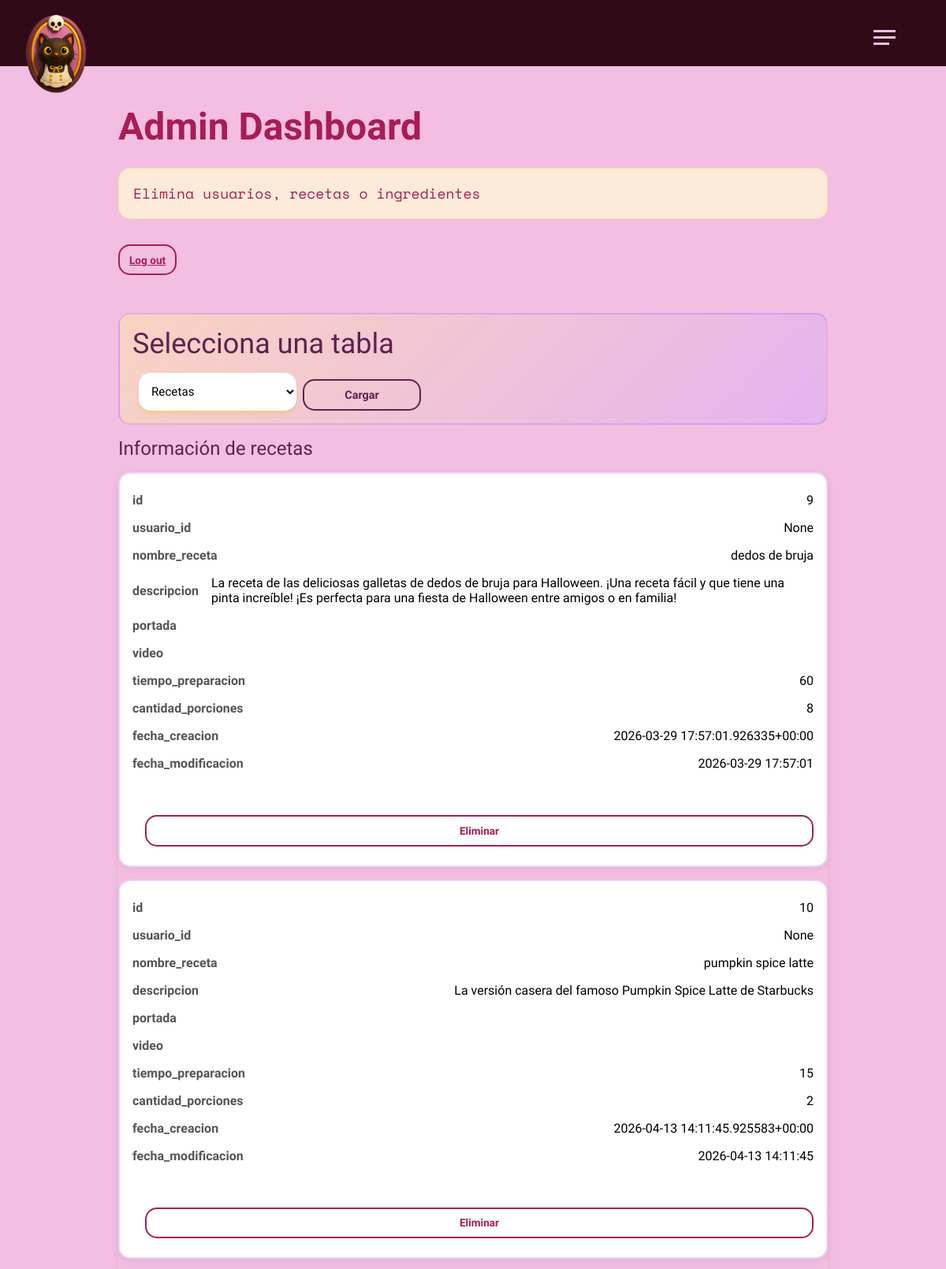
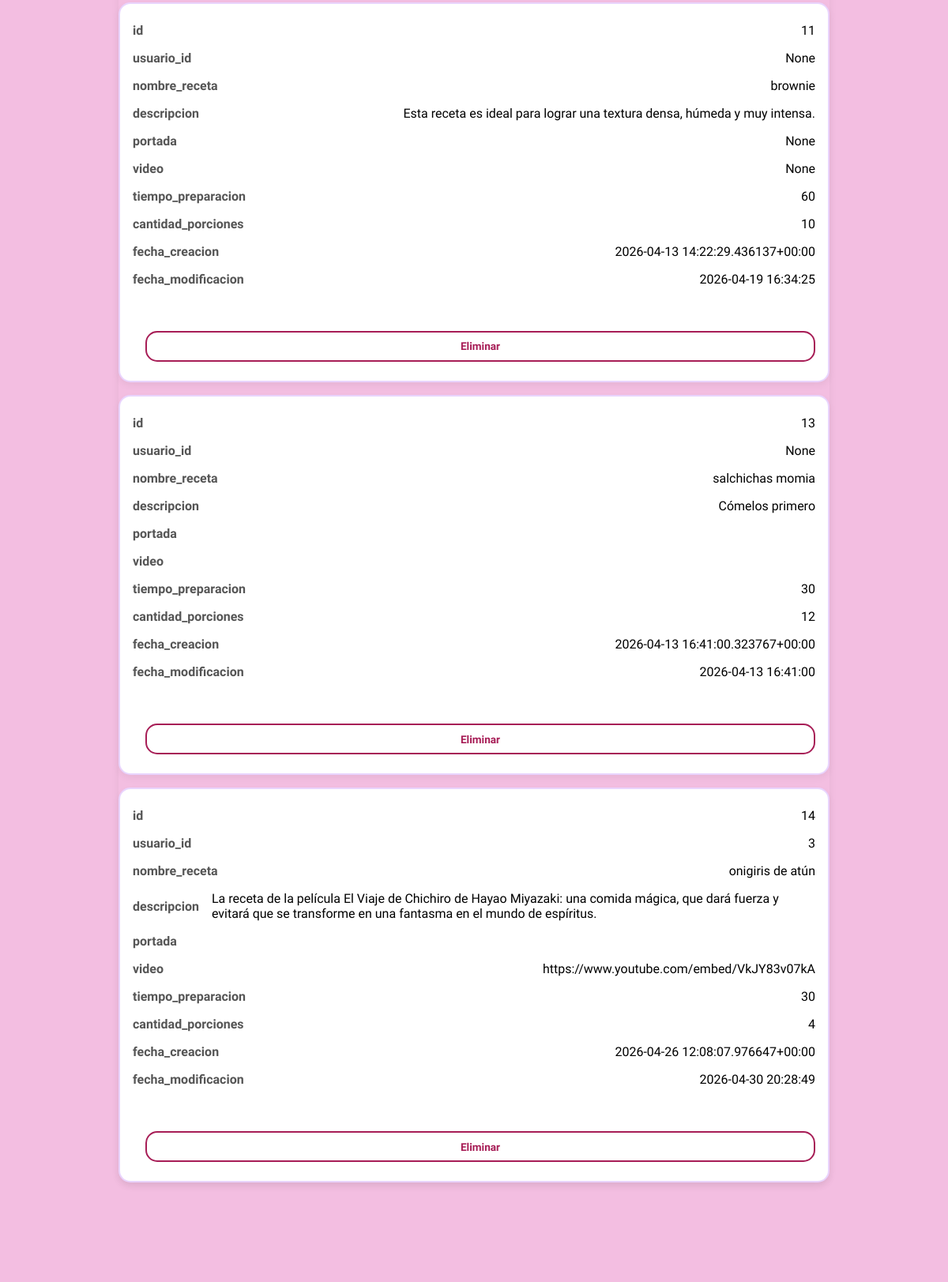
The app's page /dashboard (signed in, upper part) with its own data (2 pictures, top to bottom).
### tables this page shows
CREATE TABLE recetas (
        id INTEGER PRIMARY KEY AUTOINCREMENT,
        usuario_id INTEGER NULL,
        nombre_receta TEXT NOT NULL,
        descripcion TEXT NOT NULL 
            DEFAULT 'Nadie podría describir con palabras el sabor de este plato',
        portada TEXT,
        video TEXT,
        tiempo_preparacion INTEGER,
        cantidad_porciones INTEGER NOT NULL DEFAULT 2,
        fecha_creacion DATETIME NOT NULL,
        fecha_modificacion DATETIME NOT NULL DEFAULT CURRENT_TIMESTAMP,
        FOREIGN KEY (usuario_id)
            REFERENCES usuarios(id)
            ON DELETE SET NULL
    );

### routes/adminCrud.py (the view)
@dashboard_admin.route('/dashboard', methods=['GET','POST'])
def dashboard():
    if not session.get('admin_logged'):
        return redirect('/access')
    selected_table = request.args.get('table', 'recetas')
    if selected_table not in ALLOWED_TABLES:
        abort(400)
    try:
        with dbquery.get_connection("recetas.db") as conn:
            if selected_table == 'recetas':
                items = dbquery.get_all_recepies_info(conn)
            else:
                items = dbquery.get_all_items(selected_table, conn)
        return render_template('dashboard.html', items=items, selected_table=selected_table)
    except Exception as e:
        logger.error(f"Error loading dashboard: {e}")
        abort(500)

### app.py (called while the page is built)
@app.before_request
def load_user_from_session():
    uid = session.get("uid")
    if uid:
        g.user = {
            "uid": uid,
            "email_verified": session.get("email_verified", False)
        }
    else:
        g.user = None

### sqlite_CRUD_script.py (called while the page is built)
def create_connection(db_name: str) -> sqlite3.Connection:
    conn = sqlite3.connect(db_name)
    logger.debug('Conexión con DB establecida de forma correcta')
    return conn

def close_connection(conn):
    conn.close()
    logger.debug('Conexion con DB finalizada de forma correcta.')

@contextmanager
def get_connection(db_name: str):
    conn = create_connection(db_name)
    try:
        yield conn
    finally:
        close_connection(conn)

def make_dicts(cursor, row):
    return dict((cursor.description[idx][0], value)
                for idx, value in enumerate(row))

def get_all_recepies_info(conn):
    conn.row_factory = make_dicts
    cursor = conn.cursor()
    cursor.execute("SELECT * FROM recetas;")
    return cursor.fetchall()

### templates/dashboard.html (shortened to what this page needs)
{% extends './layout.html' %}
{% block styles %}
<link rel="stylesheet" href="{{ url_for('static', filename='styles/dashboard.css')}}">
{% endblock %}
{% block content %}
<div class="admin-page-wrapper">
  <div class="page-description-title">
    <h1 class="page__title">Admin Dashboard</h1>
    <p class="description">Elimina usuarios, recetas o ingredientes</p>
    <a href="{{ url_for('dashboard_admin.logout') }}" class="outline-button-danger">Log out</a>
  </div>
  <div class="dashboard">
    <div class="table-controls">
      <h2 class="medium-title">Selecciona una tabla</h2>
      <form action="{{ url_for('dashboard_admin.dashboard') }}" method="get">
        <select name="table" id="table">
          <option value="recetas" {% if selected_table == 'recetas' %}selected{% endif %}>Recetas</option>
        </select>
        <button type="submit" class="outline-button-neutral">Cargar</button>
      </form>
    </div>
  <h3 class="small-title">Información de {{ selected_table }}</h3>
  <div class="table-wrapper">
    {% if items %}
      <div class="table">
        <div class="tbody">
          {% for item in items %}
            <div class="tr">
              {% for column, value in item.items() %}
                <div class="td" data-label="{{ column }}">{{ value }}</div>
              {% endfor %}
              <div class="td">
                <form action="{{ url_for('dashboard_admin.delete_item', table=selected_table, item_id=item.id) }}" method="post">
                  <button type="button" class="outline-button-danger"
                    onclick="showConfirm(this.closest('form'))">Eliminar</button>
                </form>
              </div>
            </div>
          {% endfor %}
          </div>
      </div>
    {% else %}
      <p>No items found in the selected table.</p>
    {% endif %}
  </div>
  </div>
</div>
{% endblock %}

### static/styles/layout.css (style rules this page uses)
.outline-button-neutral { margin-top: 0.5rem; flex: 1 1; width: 100%; min-width: 0; padding: 0.6rem 0.75rem; background-color: transparent; color: #61204e; cursor: pointer; border-radius: 15px; outline: none; border: solid 2px #61204e; font-family: "Bai Jamjuree", sans-serif; font-weight: 600; font-size: clamp(0.9rem, 1vw, 1.1rem); display: flex; flex-direction: row; align-items: center; justify-content: center; text-align: start; transition: all 0.5s ease-in-out; }
.outline-button-danger { margin-top: 0.5rem; padding: 0.6rem 0.75rem; flex: 1 1; background-color: transparent; color: #a71d56; cursor: pointer; border-radius: 15px; outline: none; border: solid 2px #a71d56; font-family: "Bai Jamjuree", sans-serif; font-weight: 600; text-align: start; font-size: clamp(0.85rem, 0.8vw, 1rem); display: flex; flex-direction: row; align-items: center; justify-content: center; text-align: start; transition: all 0.5s ease-in-out; }
.page-description-title { display: flex; flex-direction: column; align-items: start; justify-content: center; text-align: start; gap: clamp(1rem, 2vw, 2rem); margin-bottom: clamp(1rem, 2vw, 3rem); width: 100%; }
.page-description-title .page__title { font-size: clamp(2rem, 4vw, 3rem); font-family: "Bagel Fat One"; font-weight: 700; color: #a71d56; width: 100%; }
.page-description-title .description { font-size: clamp(1rem, 1.5vw, 1.5rem); width: 100%; font-family: "Space Mono", monospace; line-height: 1.5; color: #a71d56; display: flex; flex-direction: row; align-items: center; justify-content: start; text-align: start; padding: 1em; border-radius: 15px; background-color: #FCEBD9; border: solid 1px rgb(252.6, 221, 173.6); }
.medium-title { font-weight: 500; font-family: "Baloo Bhaijaan 2", sans-serif; color: #61204e; font-size: clamp(1.5rem, 3vw, 2.5rem); }
.small-title { font-weight: 500; font-family: "Baloo Bhaijaan 2", sans-serif; color: #61204e; font-size: clamp(1.3rem, 2vw, 1.8rem); }
.admin-page-wrapper { display: flex; flex-direction: column; align-items: start; justify-content: center; text-align: start; width: 100%; max-width: 900px; gap: clamp(1rem, 2vw, 2rem); margin-bottom: clamp(2rem, 4vw, 3rem); }
.admin-page-wrapper form { width: 100%; }
* { margin: 0; padding: 0; box-sizing: border-box; font-family: "Bai Jamjuree", sans-serif; scroll-behavior: smooth; scroll-margin-top: 20vh; }
body { background-color: #F3BEE1; min-height: 100vh; display: flex; flex-direction: column; align-items: center; justify-content: center; text-align: start; }

### records on screen
recetas: item "9" "None" "60" "8", nombre_receta "dedos de bruja", descripcion "La receta de las deliciosas galletas de dedos de bruja para Halloween. ¡Una receta fácil y que tiene una pinta increíble! ¡Es perfecta para una fiesta de Halloween entre amigos o en familia!", fecha_creacion "2026-03-29 17:57:01.926335+00:00", fecha_modificacion "2026-03-29 17:57:01"
recetas: item "10" "None" "15" "2", nombre_receta "pumpkin spice latte", descripcion "La versión casera del famoso Pumpkin Spice Latte de Starbucks", fecha_creacion "2026-04-13 14:11:45.925583+00:00", fecha_modificacion "2026-04-13 14:11:45"
recetas: item "11" "None" "None" "None" "60" "10", nombre_receta "brownie", descripcion "Esta receta es ideal para lograr una textura densa, húmeda y muy intensa.", fecha_creacion "2026-04-13 14:22:29.436137+00:00", fecha_modificacion "2026-04-19 16:34:25"
recetas: item "13" "None" "30" "12", nombre_receta "salchichas momia", descripcion "Cómelos primero", fecha_creacion "2026-04-13 16:41:00.323767+00:00", fecha_modificacion "2026-04-13 16:41:00"
recetas: item "14" "3" "30" "4", nombre_receta "onigiris de atún", descripcion "La receta de la película El Viaje de Chichiro de Hayao Miyazaki: una comida mágica, que dará fuerza y evitará que se transforme en una fantasma en el mundo de espíritus.", video "https://www.youtube.com/embed/VkJY83v07kA", fecha_creacion "2026-04-26 12:08:07.976647+00:00", fecha_modificacion "2026-04-30 20:28:49"

### other values on screen
{{ selected_table }} "recetas"
